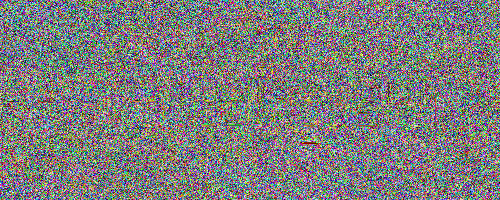
#> input picture Angstrom/Cryptography/img/enc.png, 500 x 200 px, found by its file name
$ python image_decryption.py
#> lines starting #> are read from the running program, lines starting #| are printed output that depends on the picture
#!/usr/bin/env python3
# -*- coding: utf-8 -*-

from numpy import array
import PIL

enc_flag = PIL.Image.open("enc.png")
#> enc_flag is the input picture: PIL image 500x200 RGBA; mean R, G, B, A 124.8, 124.9, 124.6, 255
img = array(enc_flag)

key = [41, 37, 23]

translate_dict_list = [{},{},{}]

# loop trough all color possibilities and build a dictionary of
# encoded values
for color in range(0, 256):
    translate_dict_list[0][color*41%251] = color
    translate_dict_list[1][color*37%251] = color
    translate_dict_list[2][color*23%251] = color

a, b, c = img.shape
#> a = 200; b = 500; c = 4

for x in range (0, a):
    for y in range (0, b):
        pixel = img[x, y]
        for i in range(0,3):
            pixel[i] = translate_dict_list[i][pixel[i]]
        img[x][y] = pixel
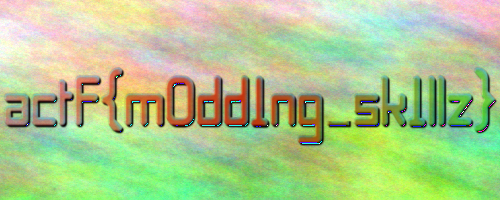
#> img: shape (200, 500, 4); mean R, G, B, A 175.3, 201.4, 141.8, 255

enc = PIL.Image.fromarray(img)
enc.save('dec.png')
